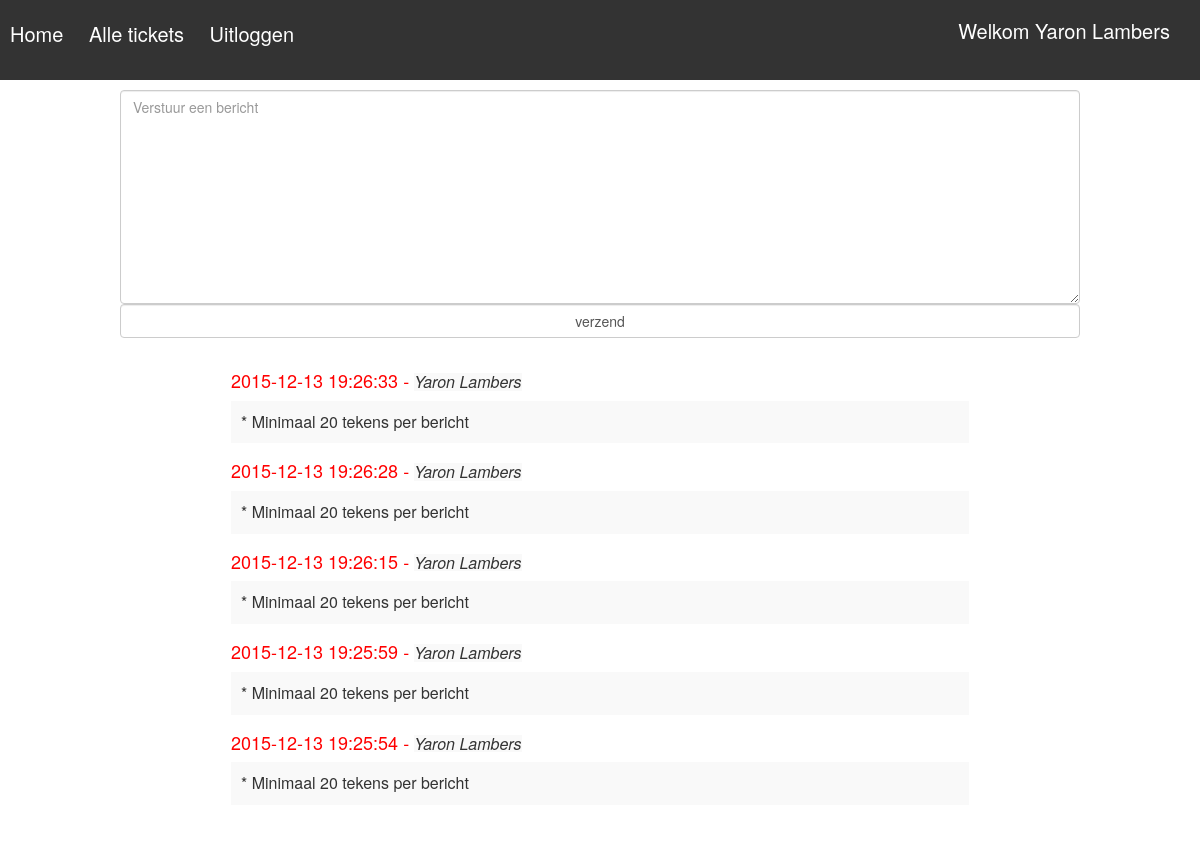
Screenshot of /includes/chat.php?id=8 (signed in) with the database file from the repository.
### tables this page shows
CREATE TABLE `user` (
  `id` int(5) NOT NULL,
  `firstname` varchar(45) NOT NULL,
  `lastname` varchar(45) NOT NULL,
  `phone` int(14) NOT NULL,
  `role` int(2) NOT NULL DEFAULT '1',
  `email` varchar(100) NOT NULL,
  `password` varchar(32) NOT NULL
);

CREATE TABLE `chat` (
  `id` int(11) NOT NULL,
  `message` longtext NOT NULL,
  `user_id` int(11) NOT NULL,
  `ticket_id` int(11) NOT NULL,
  `post_time` varchar(20) NOT NULL
);

### includes/chat.php (the view, shortened to what this page needs)
<!doctype html>
<html lang="en">
<head>
    <link rel="stylesheet" href="../css/style.css">
    <link rel="stylesheet" href="../css/bootstrap.css">
</head>
<body>
<?php
include_once('database.php');
$email = $_SESSION['email'];
$user_email = "SELECT * FROM user WHERE email LIKE '%$email%'";
$result = mysqli_query($db, $user_email);
$row = mysqli_fetch_assoc($result);
$userName = $row['firstname'] ." ". $row['lastname']. "<br/>";
if(!empty($_SESSION['email'])){
    echo '<div class="menubar">';
    echo "<h2>"."Welkom ". $userName."</h2>"."<br/>";
    echo '<a href="ticket.php">Home </a> ';
    echo '<a class="menu" href="ticket.php"> Alle tickets </a>';
    echo '<a href="logout.php">Uitloggen </a>';
    echo '</div>';
}else{
    header('location: ../index.php');
}
$chatId = $_GET['id'];
echo '
    <div class="containerForm">
    <form action="" method="post" role="form">
        <div class="form-group">
            <textarea class="form-control" name="message" rows="10" placeholder="Verstuur een bericht"></textarea>
            <input type="submit" class="form-control" name="chat" value="verzend" />
        ';
    $queryMSg = "SELECT * FROM chat WHERE  ticket_id='$chatId' ORDER BY post_time DESC";
    $msgResult = mysqli_query($db, $queryMSg);
        echo '
            <div class="chat">
        ';
        while ($row = mysqli_fetch_array($msgResult)) {
            $userid = $row['user_id'];
            $queryUser = "SELECT * FROM user WHERE id='$userid' ";
            $sqlUser = mysqli_query($db, $queryUser);
            $rowUser = mysqli_fetch_array($sqlUser);
            $userName = $rowUser['firstname']." ". $rowUser['lastname'];
            echo '<div class="time"> ';
                echo $row['post_time']. " - <h2> " .$userName . "</h2>";
            echo '</div>';
            echo '<div class="msg">';
                echo $row['message']."<br/>";
            echo '</div>';
        }
    echo '
            </div>
        </div>
    ';

### css/style.css (style rules this page uses)
body { margin: 0; padding: 0; }
.containerForm { width: 80%; height: auto; margin: 0 auto; background: #fff; }
.chat { height: 500px; margin: 0 auto; width: 80%; top: 10px; padding: 15px; overflow: auto; }
.chat .time { font-size: 18px; color: #ff0000; }
.chat .time h2 { font-size: 16px; display: inline-block; font-style: italic; color: #333; background: #F9F9F9; }
.chat .msg { font-size: 16px; padding: 10px; background: #F9F9F9; }
.menubar { width: 100%; height: 80px; color: #000; background: #333; margin-bottom: 10px; }
.menubar h2 { font-size: 20px; color: #fff; display: inline-block; position: absolute; right: 30px; }
.menubar a { color: #fff; font-size: 20px; text-decoration: none; padding: 0 10px; }

### rows the page displays
user: firstname "Yaron", lastname "Lambers"
chat: post_time "2015-12-13 19:26:33", user.lastname "Yaron Lambers", message "* Minimaal 20 tekens per bericht"
chat: post_time "2015-12-13 19:26:28", user.lastname "Yaron Lambers", message "* Minimaal 20 tekens per bericht"
chat: post_time "2015-12-13 19:26:15", user.lastname "Yaron Lambers", message "* Minimaal 20 tekens per bericht"
chat: post_time "2015-12-13 19:25:59", user.lastname "Yaron Lambers", message "* Minimaal 20 tekens per bericht"
chat: post_time "2015-12-13 19:25:54", user.lastname "Yaron Lambers", message "* Minimaal 20 tekens per bericht"
